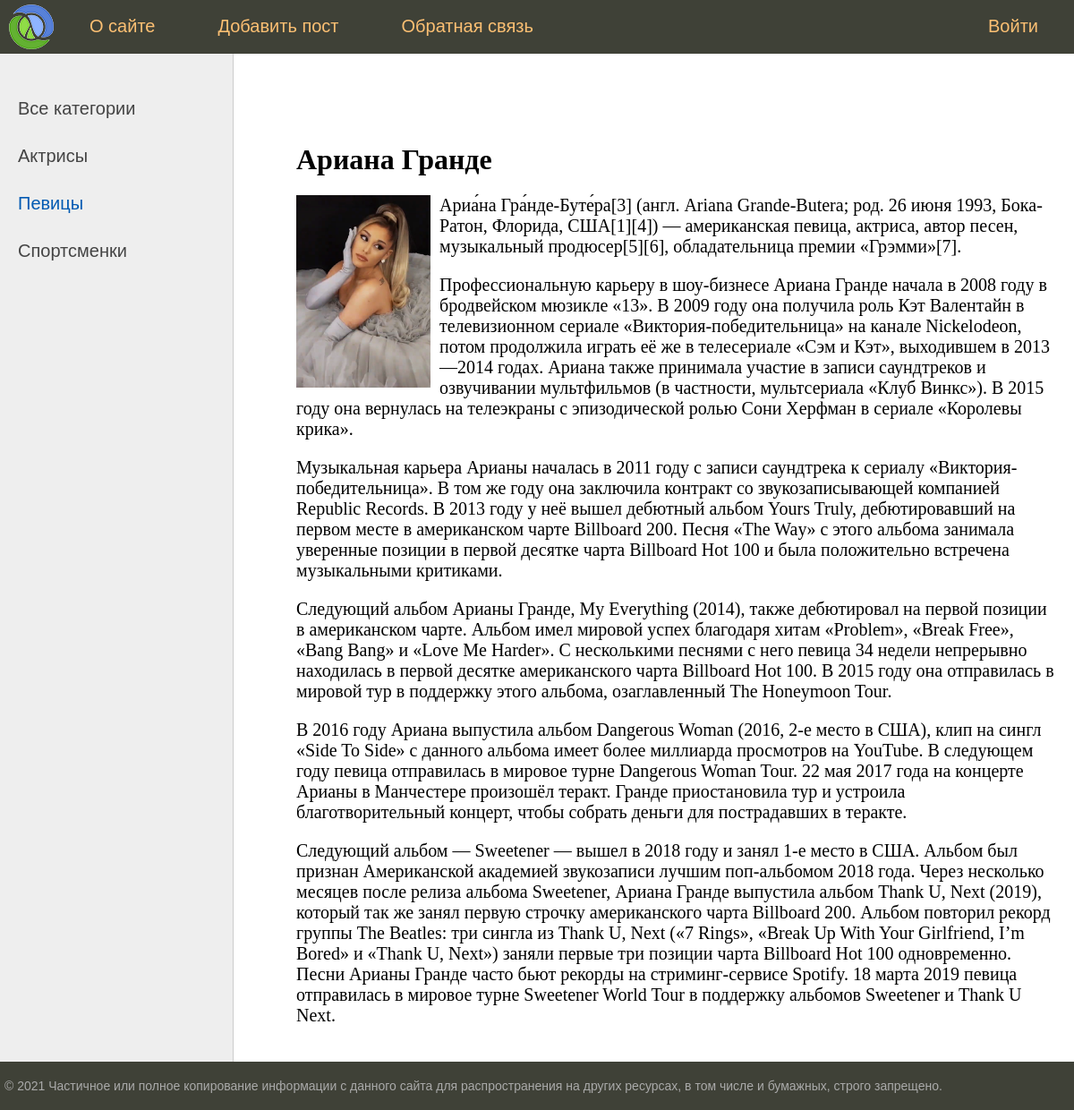
The app's page /post/ariana-grande/ with its own data.
### women/models.py (models this page shows, shortened)
class Category(models.Model):
    name = models.CharField(max_length=100, db_index=True)
    slug = models.SlugField(max_length=225, unique=True, db_index=True, verbose_name='URL')
    def get_absolute_url(self):
        return reverse('show_category', kwargs={'slug_url': self.slug})
    class Meta:
        verbose_name = 'Категория'
        verbose_name_plural = 'Категории'
        ordering = ['id']

class Women(models.Model):
    title = models.CharField(max_length=225, verbose_name='Заголовок')
    slug = models.SlugField(max_length=225, unique=True, db_index=True, verbose_name='URL')
    content = models.TextField(blank=True, verbose_name='Содержание')
    photo = models.ImageField(upload_to='photos/%Y/%m/%d/')
    time_create = models.DateTimeField(auto_now_add=True)
    time_update = models.DateTimeField(auto_now=True)
    is_published = models.BooleanField(default=True, verbose_name='Публикация')
    cat = models.ForeignKey('Category', on_delete=models.PROTECT, null=True, verbose_name='Категория')
    class Meta:
        verbose_name = 'Известные женщины'
        verbose_name_plural = 'Известные женщины'
        ordering = ['time_create', 'title']

### women/views.py (the view)
# urls.py: path('post/<slug:slug_url>/', show_post, name='show_post')
def show_post(request, slug_url):
    women = get_object_or_404(Women, slug=slug_url)
    context = {
        'title': women.title,
        'women': women,
        'cat_selected': women.cat_id
    }
    return render(request, 'women/post.html', context=context)

### women/templatetags/women_tags.py (called while the page is built)
@register.simple_tag()
def get_categories():
    return Category.objects.all()

@register.simple_tag()
def get_menu():
    return menu

### templates/women/post.html
{% extends 'women/base.html' %}
{% block content %}
    <h1>{{ women.title }}</h1>
     {% if women.photo %}
                 <p><img class="img-article-left thumb" src="{{women.photo.url}}" alt="нихуя нет"></p>
     {% endif %}
    <p>{{ women.content | linebreaks}}</p>
{% endblock content %}

### templates/women/base.html (shortened to what this page needs)
{% load static %}
{% load women_tags %}
<!DOCTYPE html>
<html>
<head>
	<link type="text/css" href="{% static 'women/css/styles.css' %}" rel="stylesheet" />
</head>
<body>
<table class="table-page" border=0 cellpadding="0" cellspacing="0">
<tr><td valign=top>
{% block mainmenu %}
		<div class="header">
			<ul id="mainmenu" class="mainmenu">
			<li class="logo"><a href="{% url 'home' %}"><div class="logo"></div></a></li>
{% get_menu as menu %}
{% for m in menu %}
	{% if not forloop.last %}
			<li><a href="{% url m.url_name %}">{{m.title}}</a></li>
	{% else %}
			<li class="last"><a href="{% url m.url_name %}">{{m.title}}</a></li>
	{% endif %}
{% endfor %}
			</ul>
		</div>
{% endblock mainmenu %}
<table class="table-content" border=0 cellpadding="0" cellspacing="0">
<tr>
	<td valign="top" class="left-chapters">
	<ul id="leftchapters">
        {% if cat_selected == 0 %}
                   <li class="selected">Все категории</li>
        {% else %}
                   <li><a href="{% url 'home' %}">Все категории</a></li>
        {% endif %}
        {% get_categories as cats %}
        {% for c in cats %}
            {% if c.pk == cat_selected %}
                   <li class="selected">{{c.name}}</li>
            {% else %}
                   <li><a href="{{ c.get_absolute_url }}">{{c.name}}</a></li>
            {% endif %}
        {% endfor %}
	</ul>
</td>
<td valign="top" class="content">
	<div class="content-text">
{% block content %}
{% endblock %}
	</div>
</td></tr></table>
</td></tr>
<tr><td valign=top>
	<div id="footer">
		<p>&copy; 2021 Частичное или полное копирование информации с данного сайта для распространения на других ресурсах, в том числе и бумажных, строго запрещено.</p>
	</div>
</td></tr></table>
</body>
</html>

### women/static/women/css/styles.css (style rules this page uses)
html, body { font-family: 'Arial'; margin: 0; padding: 0; height: 100%; width: 100%; color: #444; }
a { color: #0059b2; text-decoration: none; }
img { max-width: 600px; height: auto; }
img.img-article-left { max-width: 300px; height: auto; float: left; padding: 0 10px 10px 0; }
img.img-article-left.thumb { max-width: 150px; height: auto; }
.table-page { width: 100%; height: 100%; vertical-align: top; }
.table-page tr { height: 100%; }
.header { background: #3F4137; height: 60px; }
.logo { background: url('../images/logo.png') no-repeat 10px 5px; width: 70px; height: 60px; }
ul.mainmenu { list-style: none; margin: 0; padding: 0; height: 60px; color: #fdc073; font-size: 20px; overflow: hidden; }
ul.mainmenu li { float: left; margin: 18px 40px 0 30px; }
ul.mainmenu li.logo { margin: 0; }
ul.mainmenu li.last { float: right; }
ul.mainmenu li a { color: #fdc073; text-decoration: none; }
.table-content { width: 100%; min-height: 100%; height: 100%; }
.left-chapters { margin: 0; background: #eee; border-right: 1px solid #ccc; min-height: 100%; }
.left-chapters ul { width: 230px; min-height: 100%; margin: 0; padding: 20px 10px 10px 20px; list-style: none; font-size: 20px; }
.left-chapters ul li { margin: 30px 0 0 0; color: #999; }
.left-chapters ul li.selected { color: #0059b2; }
.left-chapters ul li a { color: #444; text-decoration: none; }
.content { padding: 40px 20px 20px 40px; width: 100%; box-sizing: border-box; }
.content-text { margin: 60px 0 0 30px; color: #000; font-size: 20px; font-family: Yandex Sans Display Light; }
.content-text h1 { font-size: 32px; }
#footer { box-sizing: border-box; background: #3F4137; padding: 5px; color: #aaa; font-size: 14px; font-family: Verdana, Geneva, Arial, Helvetica; text-align: left; overflow: hidden; }

### records on screen
Category: name "Актрисы"
Category: name "Певицы"
Category: name "Спортсменки"
Women: title "Ариана Гранде", photo (picture), content "Ариа́на Гра́нде-Буте́ра[3] (англ. Ariana Grande-Butera; род. 26 июня 1993, Бока-Ратон, Флорида, США[1][4]) — американская певица, актриса, автор песен, музыкальный продюсер[5][6], обладательница премии «Грэмми»[7]. Профессиональную карьеру в шоу-бизнесе Ариана Гранде начала в 2008 году в бродвейском мюзикле «13». В 2009 году она получила роль Кэт Валентайн в телевизионном сериале «Виктория-победительница» на канале Nickelodeon, потом продолжила играть её же в телесериале «Сэм и Кэт», выходившем в 2013—2014 годах. Ариана также принимала участие в записи саундтреков и озвучивании мультфильмов (в частности, мультсериала «Клуб Винкс»). В 2015 году она вернулась на телеэкраны с эпизодической…"

### other values on screen
{{ m.title }} "О сайте" "Добавить пост" "Обратная связь"
{{ m.title }} "Войти"
